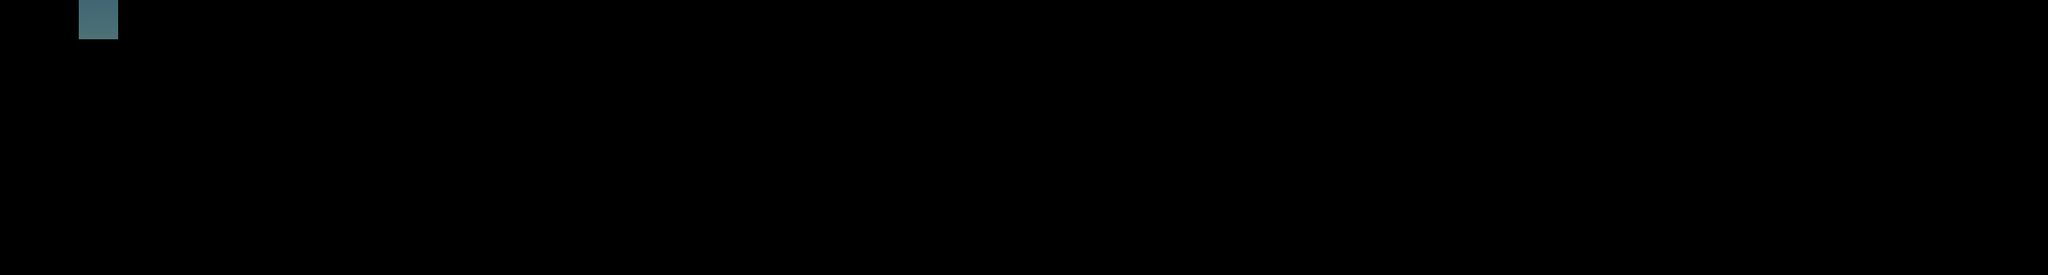

This is a level from a 2D game, rendered from its Tiled map with the project's own tilesets. A one-line summary and the map file follow, with tile-layer data summarised:
An orthogonal 52x7 tile map with 64x64 px tiles, 1 tile layer (Tile Layer 1) and 24 objects.

<map version="1.0" orientation="orthogonal" renderorder="left-down" width="52" height="7" tilewidth="64" tileheight="64" nextobjectid="179">
 <tileset firstgid="1" name="background" tilewidth="64" tileheight="64" tilecount="84" columns="12">
  <image source="background.png" width="800" height="480" />
 </tileset>
 <layer name="Tile Layer 1" width="52" height="7">
  <data>[364 cells, 1 non-empty, 1 distinct tile ids]</data>
 </layer>
 <objectgroup name="floor">
  <object id="151" x="-2" y="384.848" width="1345.15" height="21.2121" />
  <object id="152" x="1794.67" y="251.515" width="630.303" height="18.1818" />
  <object id="153" x="2106.79" y="127.273" width="193.939" height="18.1818" />
  <object id="154" x="640.121" y="159.939" width="514.879" height="18.1818" />
  <object id="155" x="2694.67" y="381.818" width="642.424" height="15.1515" />
  <object id="156" x="2561.33" y="190.909" width="251.515" height="15.1515" />
  <object id="160" x="2047.64" y="427.273" width="189.455" height="15.1515" />
  <object id="170" x="1158.3" y="254.545" width="178.788" height="15.1515" />
  <object id="175" x="449" y="307" width="446" height="14" />
 </objectgroup>
 <objectgroup name="ladder">
  <object id="157" x="1338" y="252" width="458.727" height="135.333" />
 </objectgroup>
 <objectgroup name="ladder2">
  <object id="158" x="2424.94" y="252.667" width="276.06" height="130.333" />
 </objectgroup>
 <objectgroup name="minifort">
  <object id="164" x="2207.45" y="60.6061" width="29.6364" height="60.6061" />
  <object id="165" x="2688.27" y="121.212" width="36.697" height="60.6061" />
  <object id="171" x="1206.79" y="190.909" width="72.7273" height="48.4848" />
  <object id="176" x="512" y="255" width="65" height="47" />
 </objectgroup>
 <objectgroup name="bigfort" />
 <objectgroup name="stand_man">
  <object id="161" x="2145.21" y="351.364" width="32.242" height="47.8182" />
 </objectgroup>
 <objectgroup name="hide_man">
  <object id="163" x="2337.09" y="187.879" width="60.6061" height="57.5758" />
  <object id="169" x="3231.03" y="315.152" width="63.6364" height="51.5152" />
  <object id="172" x="1234.06" y="324.242" width="57.5758" height="48.4848" />
  <object id="177" x="1026" y="116" width="60" height="40" />
 </objectgroup>
 <objectgroup name="moveEnemy">
  <object id="159" x="1090" y="319" width="62" height="53.7879" />
  <object id="166" x="2241" y="192.667" width="55.305" height="55.697" />
 </objectgroup>
 <objectgroup name="bridge_head" />
 <objectgroup name="bridge_body" />
 <objectgroup name="bridge_tail" />
 <objectgroup name="rewardM" />
 <objectgroup name="rewardF" />
 <objectgroup name="rewardS">
  <object id="173" x="1803" y="191" width="54" height="49" />
 </objectgroup>
 <objectgroup name="rewardFlyS" />
 <objectgroup name="rewardFlyF" />
 <objectgroup name="item_plane" />
 <objectgroup name="item_tank" />
 <objectgroup name="item_health">
  <object id="178" x="827" y="259" width="45" height="32" />
 </objectgroup>
</map>
